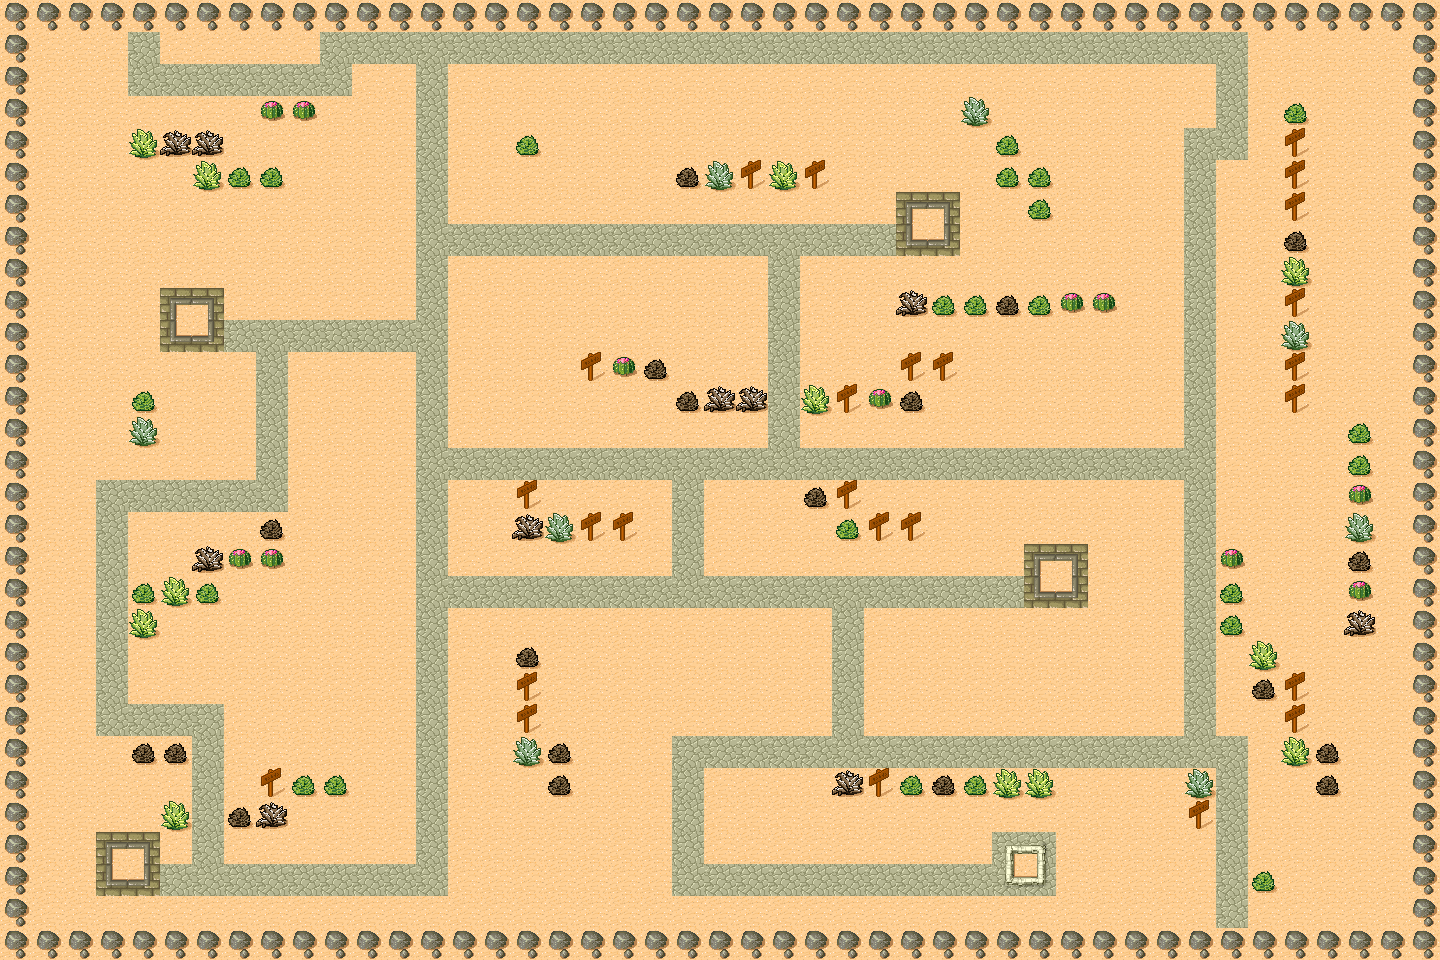

A level layout from a 2D game, rendered from its tile map. Below: a short description, then the map file with tile-grid data replaced by summaries:
An orthogonal 45x30 tile map with 32x32 px tiles, 1 tile layer (layerMap) and 7 objects (soldierpoint1, soldierpoint2, soldierpoint4, soldierpoint3, Bosspoint, ...).

<map version="1.0" orientation="orthogonal" width="45" height="30" tilewidth="32" tileheight="32">
 <tileset firstgid="1" name="tmw_desert_spacing" tilewidth="32" tileheight="32" spacing="1" margin="1">
  <image source="tmw_desert_spacing.png" width="265" height="199" />
  <tile id="33">
   <properties>
    <property name="isMoveable" value="true" />
   </properties>
  </tile>
 </tileset>
 <layer name="layerMap" width="45" height="30">
  <data>[1350 cells, 1350 non-empty, 18 distinct tile ids]</data>
 </layer>
 <objectgroup name="object" width="45" height="30">
  <object x="169" y="880" height="1" />
  <object name="soldierpoint1" x="172" y="885" />
  <object name="soldierpoint2" x="1015" y="596" />
  <object name="soldierpoint4" x="887" y="244" />
  <object name="soldierpoint3" x="233" y="343" />
  <object name="Bosspoint" x="231" y="684" />
  <object name="warriorpoint" x="990" y="886" />
 </objectgroup>
</map>
